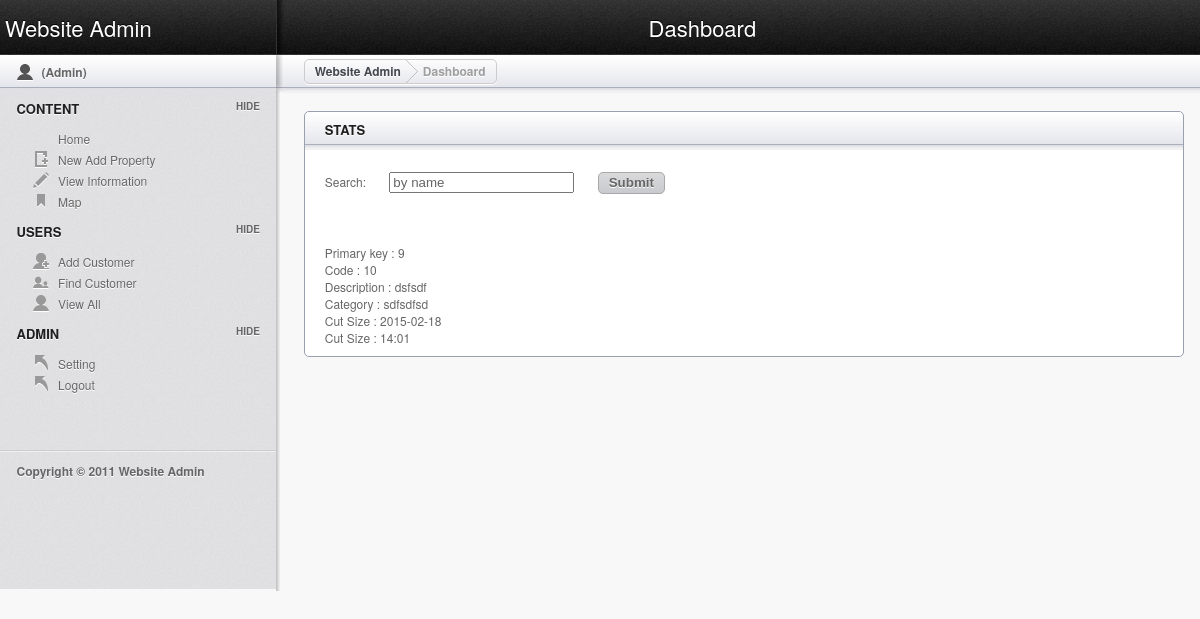
/admin/view_customer.php?term=dsfsdf, run on the app's committed database.
### tables this page shows
CREATE TABLE IF NOT EXISTS `customer` (
  `cus_id` int(11) NOT NULL AUTO_INCREMENT,
  `id_property` int(11) NOT NULL,
  `name` varchar(11) NOT NULL,
  `mobile_phone` varchar(11) NOT NULL,
  `cus_email` varchar(11) NOT NULL,
  `date` varchar(11) NOT NULL,
  `time` varchar(11) NOT NULL,
  `reason` varchar(333) NOT NULL,
  PRIMARY KEY (`cus_id`)
);

### admin/view_customer.php (the view, shortened to what this page needs)
<!doctype html>
<html lang="en">
<head>
	<link rel="stylesheet" href="css/layout.css" type="text/css" media="screen" />
</head>
<body>
	<header id="header">
		<hgroup>
			<h1 class="site_title"><a href="admin_home.php">Website Admin</a></h1>
			<h2 class="section_title">Dashboard</h2>
		</hgroup>
	</header>
	<section id="secondary_bar">
		<div class="user">
			<p><?php $_SESSION['myusername' ]; ?>(<a href="admin_home.php">Admin</a>)</p>
		</div>
		<div class="breadcrumbs_container">
			<article class="breadcrumbs"><a href="index.html">Website Admin</a> <div class="breadcrumb_divider"></div>
			<a class="current">Dashboard</a></article>
		</div>
	</section>
	<aside id="sidebar" class="column">
	  <h3>Content</h3>
	  <ul class="toggle">
	    <li><a href="admin_home.php">Home</a></li>
	    <li class="icn_new_article"><a href="admin_new.php">New Add Property</a></li>
	    <li class="icn_edit_article"><a href="admin_view.php">View Information</a></li>
	    <li class="icn_tags"><a href="map.php">Map</a></li>
      </ul>
	  <h3>Users</h3>
	  <ul class="toggle">
	    <li class="icn_add_user"><a href="add_customer.php">Add Customer</a></li>
	    <li class="icn_view_users"><a href="view_customer.php">Find Customer</a></li>
	    <li class="icn_profile"><a href="view_all.php">View All</a></li>
      </ul>
	  <h3>Admin</h3>
	  <ul class="toggle">
	    <li class="icn_jump_back"><a href="setting.php">Setting</a></li>
	    <li class="icn_jump_back"><a href="logout.php">Logout</a></li>
      </ul>
	  <footer>
	    <hr />
	    <p><strong>Copyright &copy; 2011 Website Admin</strong></p>
	    <p>&nbsp;</p>
      </footer>
</aside>
	<section id="main" class="column">
	  <article class="module width_full">
<header><h3>Stats</h3></header>
			<div class="module_content">
<!DOCTYPE html>
<html lang="en">
    <head>
    </head>
    <body>
<form action="" method="post">
  <p>Search:
    <input name="term" type="text" class="module_content" value="by name" >
  <input type="submit" value="Submit" />
  </p>
  <p><br />
  </p>
</form>
<?php
if (!empty($_REQUEST['term'])) {
$term = mysql_real_escape_string($_REQUEST['term']);
$sql = "SELECT * FROM customer WHERE name LIKE '%".$term."%'";
$r_query = mysql_query($sql);
while ($row = mysql_fetch_array($r_query)){
echo 'Primary key			: ' .$row['cus_id'];
echo '<br /> Code			: ' .$row['id_property'];
echo '<br /> Description	: '	.$row['name'];
echo '<br /> Category		: '	.$row['mobile_phone'];
echo '<br /> Cut Size		: '	.$row['date'];
echo '<br /> Cut Size		: '	.$row['time'];
}
}
?>
    </body>
</html>
			</div>
		</article>
	  <div class="spacer"></div>
	</section>
</body>
</html>

### data on the page
customer: cus_id "9", id_property "10", name "dsfsdf", mobile_phone "sdfsdfsd", date "2015-02-18", time "14:01"
